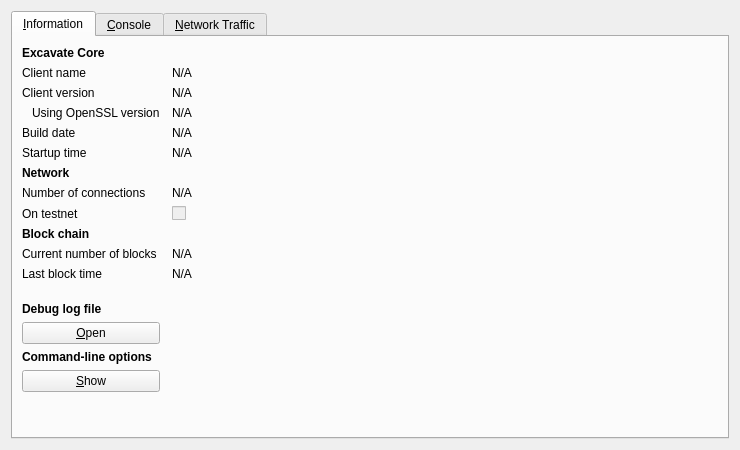
<?xml version="1.0" encoding="UTF-8"?>
<ui version="4.0">
 <class>RPCConsole</class>
 <widget class="QDialog" name="RPCConsole">
  <property name="geometry">
   <rect>
    <x>0</x>
    <y>0</y>
    <width>740</width>
    <height>450</height>
   </rect>
  </property>
  <property name="windowTitle">
   <string>Excavate - Debug window</string>
  </property>
  <layout class="QVBoxLayout" name="verticalLayout_2">
   <item>
    <widget class="QTabWidget" name="tabWidget">
     <property name="currentIndex">
      <number>0</number>
     </property>
     <widget class="QWidget" name="tab_info">
      <attribute name="title">
       <string>&amp;Information</string>
      </attribute>
      <layout class="QGridLayout" name="gridLayout" columnstretch="0,1">
       <property name="horizontalSpacing">
        <number>12</number>
       </property>
       <item row="0" column="0">
        <widget class="QLabel" name="label_9">
         <property name="font">
          <font>
           <weight>75</weight>
           <bold>true</bold>
          </font>
         </property>
         <property name="text">
          <string>Excavate Core</string>
         </property>
        </widget>
       </item>
       <item row="1" column="0">
        <widget class="QLabel" name="label_5">
         <property name="text">
          <string>Client name</string>
         </property>
        </widget>
       </item>
       <item row="1" column="1">
        <widget class="QLabel" name="clientName">
         <property name="cursor">
          <cursorShape>IBeamCursor</cursorShape>
         </property>
         <property name="text">
          <string>N/A</string>
         </property>
         <property name="textFormat">
          <enum>Qt::PlainText</enum>
         </property>
         <property name="textInteractionFlags">
          <set>Qt::LinksAccessibleByMouse|Qt::TextSelectableByKeyboard|Qt::TextSelectableByMouse</set>
         </property>
        </widget>
       </item>
       <item row="2" column="0">
        <widget class="QLabel" name="label_6">
         <property name="text">
          <string>Client version</string>
         </property>
        </widget>
       </item>
       <item row="2" column="1">
        <widget class="QLabel" name="clientVersion">
         <property name="cursor">
          <cursorShape>IBeamCursor</cursorShape>
         </property>
         <property name="text">
          <string>N/A</string>
         </property>
         <property name="textFormat">
          <enum>Qt::PlainText</enum>
         </property>
         <property name="textInteractionFlags">
          <set>Qt::LinksAccessibleByMouse|Qt::TextSelectableByKeyboard|Qt::TextSelectableByMouse</set>
         </property>
        </widget>
       </item>
       <item row="3" column="0">
        <widget class="QLabel" name="label_14">
         <property name="text">
          <string>Using OpenSSL version</string>
         </property>
         <property name="indent">
          <number>10</number>
         </property>
        </widget>
       </item>
       <item row="3" column="1">
        <widget class="QLabel" name="openSSLVersion">
         <property name="cursor">
          <cursorShape>IBeamCursor</cursorShape>
         </property>
         <property name="text">
          <string>N/A</string>
         </property>
         <property name="textFormat">
          <enum>Qt::PlainText</enum>
         </property>
         <property name="textInteractionFlags">
          <set>Qt::LinksAccessibleByMouse|Qt::TextSelectableByKeyboard|Qt::TextSelectableByMouse</set>
         </property>
        </widget>
       </item>
       <item row="4" column="0">
        <widget class="QLabel" name="label_12">
         <property name="text">
          <string>Build date</string>
         </property>
        </widget>
       </item>
       <item row="4" column="1">
        <widget class="QLabel" name="buildDate">
         <property name="cursor">
          <cursorShape>IBeamCursor</cursorShape>
         </property>
         <property name="text">
          <string>N/A</string>
         </property>
         <property name="textFormat">
          <enum>Qt::PlainText</enum>
         </property>
         <property name="textInteractionFlags">
          <set>Qt::LinksAccessibleByMouse|Qt::TextSelectableByKeyboard|Qt::TextSelectableByMouse</set>
         </property>
        </widget>
       </item>
       <item row="5" column="0">
        <widget class="QLabel" name="label_13">
         <property name="text">
          <string>Startup time</string>
         </property>
        </widget>
       </item>
       <item row="5" column="1">
        <widget class="QLabel" name="startupTime">
         <property name="cursor">
          <cursorShape>IBeamCursor</cursorShape>
         </property>
         <property name="text">
          <string>N/A</string>
         </property>
         <property name="textFormat">
          <enum>Qt::PlainText</enum>
         </property>
         <property name="textInteractionFlags">
          <set>Qt::LinksAccessibleByMouse|Qt::TextSelectableByKeyboard|Qt::TextSelectableByMouse</set>
         </property>
        </widget>
       </item>
       <item row="6" column="0">
        <widget class="QLabel" name="label_11">
         <property name="font">
          <font>
           <weight>75</weight>
           <bold>true</bold>
          </font>
         </property>
         <property name="text">
          <string>Network</string>
         </property>
        </widget>
       </item>
       <item row="7" column="0">
        <widget class="QLabel" name="label_7">
         <property name="text">
          <string>Number of connections</string>
         </property>
        </widget>
       </item>
       <item row="7" column="1">
        <widget class="QLabel" name="numberOfConnections">
         <property name="cursor">
          <cursorShape>IBeamCursor</cursorShape>
         </property>
         <property name="text">
          <string>N/A</string>
         </property>
         <property name="textFormat">
          <enum>Qt::PlainText</enum>
         </property>
         <property name="textInteractionFlags">
          <set>Qt::LinksAccessibleByMouse|Qt::TextSelectableByKeyboard|Qt::TextSelectableByMouse</set>
         </property>
        </widget>
       </item>
       <item row="8" column="0">
        <widget class="QLabel" name="label_8">
         <property name="text">
          <string>On testnet</string>
         </property>
        </widget>
       </item>
       <item row="8" column="1">
        <widget class="QCheckBox" name="isTestNet">
         <property name="enabled">
          <bool>false</bool>
         </property>
         <property name="text">
          <string/>
         </property>
        </widget>
       </item>
       <item row="9" column="0">
        <widget class="QLabel" name="label_10">
         <property name="font">
          <font>
           <weight>75</weight>
           <bold>true</bold>
          </font>
         </property>
         <property name="text">
          <string>Block chain</string>
         </property>
        </widget>
       </item>
       <item row="10" column="0">
        <widget class="QLabel" name="label_3">
         <property name="text">
          <string>Current number of blocks</string>
         </property>
        </widget>
       </item>
       <item row="10" column="1">
        <widget class="QLabel" name="numberOfBlocks">
         <property name="cursor">
          <cursorShape>IBeamCursor</cursorShape>
         </property>
         <property name="text">
          <string>N/A</string>
         </property>
         <property name="textFormat">
          <enum>Qt::PlainText</enum>
         </property>
         <property name="textInteractionFlags">
          <set>Qt::LinksAccessibleByMouse|Qt::TextSelectableByKeyboard|Qt::TextSelectableByMouse</set>
         </property>
        </widget>
       </item>
       <item row="11" column="0">
        <widget class="QLabel" name="label_2">
         <property name="text">
          <string>Last block time</string>
         </property>
        </widget>
       </item>
       <item row="11" column="1">
        <widget class="QLabel" name="lastBlockTime">
         <property name="cursor">
          <cursorShape>IBeamCursor</cursorShape>
         </property>
         <property name="text">
          <string>N/A</string>
         </property>
         <property name="textFormat">
          <enum>Qt::PlainText</enum>
         </property>
         <property name="textInteractionFlags">
          <set>Qt::LinksAccessibleByMouse|Qt::TextSelectableByKeyboard|Qt::TextSelectableByMouse</set>
         </property>
        </widget>
       </item>
       <item row="12" column="0">
        <spacer name="verticalSpacer_2">
         <property name="orientation">
          <enum>Qt::Vertical</enum>
         </property>
         <property name="sizeHint" stdset="0">
          <size>
           <width>20</width>
           <height>20</height>
          </size>
         </property>
        </spacer>
       </item>
       <item row="13" column="0">
        <widget class="QLabel" name="labelDebugLogfile">
         <property name="font">
          <font>
           <weight>75</weight>
           <bold>true</bold>
          </font>
         </property>
         <property name="text">
          <string>Debug log file</string>
         </property>
        </widget>
       </item>
       <item row="14" column="0">
        <widget class="QPushButton" name="openDebugLogfileButton">
         <property name="toolTip">
          <string>Open the Excavate debug log file from the current data directory. This can take a few seconds for large log files.</string>
         </property>
         <property name="text">
          <string>&amp;Open</string>
         </property>
         <property name="autoDefault">
          <bool>false</bool>
         </property>
        </widget>
       </item>
       <item row="15" column="0">
        <widget class="QLabel" name="labelCLOptions">
         <property name="font">
          <font>
           <weight>75</weight>
           <bold>true</bold>
          </font>
         </property>
         <property name="text">
          <string>Command-line options</string>
         </property>
        </widget>
       </item>
       <item row="16" column="0">
        <widget class="QPushButton" name="showCLOptionsButton">
         <property name="toolTip">
          <string>Show the Excavate-Qt help message to get a list with possible Excavate command-line options.</string>
         </property>
         <property name="text">
          <string>&amp;Show</string>
         </property>
         <property name="autoDefault">
          <bool>false</bool>
         </property>
        </widget>
       </item>
       <item row="17" column="0">
        <spacer name="verticalSpacer">
         <property name="orientation">
          <enum>Qt::Vertical</enum>
         </property>
         <property name="sizeHint" stdset="0">
          <size>
           <width>20</width>
           <height>40</height>
          </size>
         </property>
        </spacer>
       </item>
      </layout>
     </widget>
     <widget class="QWidget" name="tab_console">
      <attribute name="title">
       <string>&amp;Console</string>
      </attribute>
      <layout class="QVBoxLayout" name="verticalLayout_3">
       <property name="spacing">
        <number>3</number>
       </property>
       <item>
        <widget class="QTextEdit" name="messagesWidget">
         <property name="minimumSize">
          <size>
           <width>0</width>
           <height>100</height>
          </size>
         </property>
         <property name="readOnly">
          <bool>true</bool>
         </property>
         <property name="tabKeyNavigation" stdset="0">
          <bool>false</bool>
         </property>
         <property name="columnCount" stdset="0">
          <number>2</number>
         </property>
        </widget>
       </item>
       <item>
        <layout class="QHBoxLayout" name="horizontalLayout">
         <property name="spacing">
          <number>3</number>
         </property>
         <item>
          <widget class="QLabel" name="label">
           <property name="text">
            <string notr="true">&gt;</string>
           </property>
          </widget>
         </item>
         <item>
          <widget class="QLineEdit" name="lineEdit"/>
         </item>
         <item>
          <widget class="QPushButton" name="clearButton">
           <property name="maximumSize">
            <size>
             <width>24</width>
             <height>24</height>
            </size>
           </property>
           <property name="toolTip">
            <string>Clear console</string>
           </property>
           <property name="text">
            <string/>
           </property>
           <property name="icon">
            <iconset resource="../bitcoin.qrc">
             <normaloff>:/icons/remove</normaloff>:/icons/remove</iconset>
           </property>
           <property name="shortcut">
            <string notr="true">Ctrl+L</string>
           </property>
           <property name="autoDefault">
            <bool>false</bool>
           </property>
          </widget>
         </item>
        </layout>
       </item>
      </layout>
     </widget>
     <widget class="QWidget" name="tab">
      <attribute name="title">
       <string>&amp;Network Traffic</string>
      </attribute>
      <layout class="QHBoxLayout" name="horizontalLayout_3">
       <item>
        <layout class="QVBoxLayout" name="verticalLayout_4">
         <item>
          <widget class="TrafficGraphWidget" name="trafficGraph" native="true">
           <property name="sizePolicy">
            <sizepolicy hsizetype="Expanding" vsizetype="Expanding">
             <horstretch>0</horstretch>
             <verstretch>0</verstretch>
            </sizepolicy>
           </property>
          </widget>
         </item>
         <item>
          <layout class="QHBoxLayout" name="horizontalLayout_2">
           <item>
            <widget class="QSlider" name="sldGraphRange">
             <property name="minimum">
              <number>1</number>
             </property>
             <property name="maximum">
              <number>288</number>
             </property>
             <property name="pageStep">
              <number>12</number>
             </property>
             <property name="value">
              <number>6</number>
             </property>
             <property name="orientation">
              <enum>Qt::Horizontal</enum>
             </property>
            </widget>
           </item>
           <item>
            <widget class="QLabel" name="lblGraphRange">
             <property name="minimumSize">
              <size>
               <width>100</width>
               <height>0</height>
              </size>
             </property>
             <property name="alignment">
              <set>Qt::AlignCenter</set>
             </property>
            </widget>
           </item>
           <item>
            <widget class="QPushButton" name="btnClearTrafficGraph">
             <property name="text">
              <string>&amp;Clear</string>
             </property>
            </widget>
           </item>
          </layout>
         </item>
        </layout>
       </item>
       <item>
        <layout class="QVBoxLayout" name="verticalLayout">
         <item>
          <widget class="QGroupBox" name="groupBox">
           <property name="title">
            <string>Totals</string>
           </property>
           <layout class="QVBoxLayout" name="verticalLayout_5">
            <item>
             <layout class="QHBoxLayout" name="horizontalLayout_4">
              <item>
               <widget class="Line" name="line">
                <property name="sizePolicy">
                 <sizepolicy hsizetype="Fixed" vsizetype="Fixed">
                  <horstretch>0</horstretch>
                  <verstretch>0</verstretch>
                 </sizepolicy>
                </property>
                <property name="minimumSize">
                 <size>
                  <width>10</width>
                  <height>0</height>
                 </size>
                </property>
                <property name="palette">
                 <palette>
                  <active>
                   <colorrole role="Light">
                    <brush brushstyle="SolidPattern">
                     <color alpha="255">
                      <red>0</red>
                      <green>255</green>
                      <blue>0</blue>
                     </color>
                    </brush>
                   </colorrole>
                  </active>
                  <inactive>
                   <colorrole role="Light">
                    <brush brushstyle="SolidPattern">
                     <color alpha="255">
                      <red>0</red>
                      <green>255</green>
                      <blue>0</blue>
                     </color>
                    </brush>
                   </colorrole>
                  </inactive>
                  <disabled>
                   <colorrole role="Light">
                    <brush brushstyle="SolidPattern">
                     <color alpha="255">
                      <red>0</red>
                      <green>255</green>
                      <blue>0</blue>
                     </color>
                    </brush>
                   </colorrole>
                  </disabled>
                 </palette>
                </property>
                <property name="orientation">
                 <enum>Qt::Horizontal</enum>
                </property>
               </widget>
              </item>
              <item>
               <widget class="QLabel" name="label_16">
                <property name="text">
                 <string>In:</string>
                </property>
               </widget>
              </item>
              <item>
               <widget class="QLabel" name="lblBytesIn">
                <property name="minimumSize">
                 <size>
                  <width>50</width>
                  <height>0</height>
                 </size>
                </property>
                <property name="alignment">
                 <set>Qt::AlignRight|Qt::AlignTrailing|Qt::AlignVCenter</set>
                </property>
               </widget>
              </item>
             </layout>
            </item>
            <item>
             <layout class="QHBoxLayout" name="horizontalLayout_5">
              <item>
               <widget class="Line" name="line_2">
                <property name="sizePolicy">
                 <sizepolicy hsizetype="Fixed" vsizetype="Fixed">
                  <horstretch>0</horstretch>
                  <verstretch>0</verstretch>
                 </sizepolicy>
                </property>
                <property name="minimumSize">
                 <size>
                  <width>10</width>
                  <height>0</height>
                 </size>
                </property>
                <property name="palette">
                 <palette>
                  <active>
                   <colorrole role="Light">
                    <brush brushstyle="SolidPattern">
                     <color alpha="255">
                      <red>255</red>
                      <green>0</green>
                      <blue>0</blue>
                     </color>
                    </brush>
                   </colorrole>
                  </active>
                  <inactive>
                   <colorrole role="Light">
                    <brush brushstyle="SolidPattern">
                     <color alpha="255">
                      <red>255</red>
                      <green>0</green>
                      <blue>0</blue>
                     </color>
                    </brush>
                   </colorrole>
                  </inactive>
                  <disabled>
                   <colorrole role="Light">
                    <brush brushstyle="SolidPattern">
                     <color alpha="255">
                      <red>255</red>
                      <green>0</green>
                      <blue>0</blue>
                     </color>
                    </brush>
                   </colorrole>
                  </disabled>
                 </palette>
                </property>
                <property name="orientation">
                 <enum>Qt::Horizontal</enum>
                </property>
               </widget>
              </item>
              <item>
               <widget class="QLabel" name="label_17">
                <property name="text">
                 <string>Out:</string>
                </property>
               </widget>
              </item>
              <item>
               <widget class="QLabel" name="lblBytesOut">
                <property name="minimumSize">
                 <size>
                  <width>50</width>
                  <height>0</height>
                 </size>
                </property>
                <property name="alignment">
                 <set>Qt::AlignRight|Qt::AlignTrailing|Qt::AlignVCenter</set>
                </property>
               </widget>
              </item>
             </layout>
            </item>
            <item>
             <spacer name="verticalSpacer_4">
              <property name="orientation">
               <enum>Qt::Vertical</enum>
              </property>
              <property name="sizeHint" stdset="0">
               <size>
                <width>20</width>
                <height>407</height>
               </size>
              </property>
             </spacer>
            </item>
           </layout>
          </widget>
         </item>
        </layout>
       </item>
      </layout>
     </widget>
    </widget>
   </item>
  </layout>
 </widget>
 <customwidgets>
  <customwidget>
   <class>TrafficGraphWidget</class>
   <extends>QWidget</extends>
   <header>trafficgraphwidget.h</header>
   <container>1</container>
   <slots>
    <slot>clear()</slot>
   </slots>
  </customwidget>
 </customwidgets>
 <resources>
  <include location="../bitcoin.qrc"/>
 </resources>
 <connections/>
</ui>
